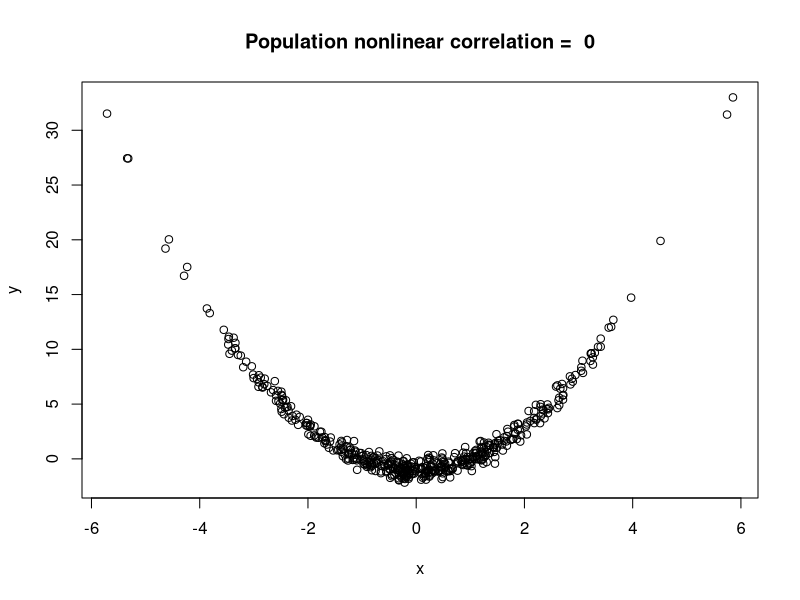
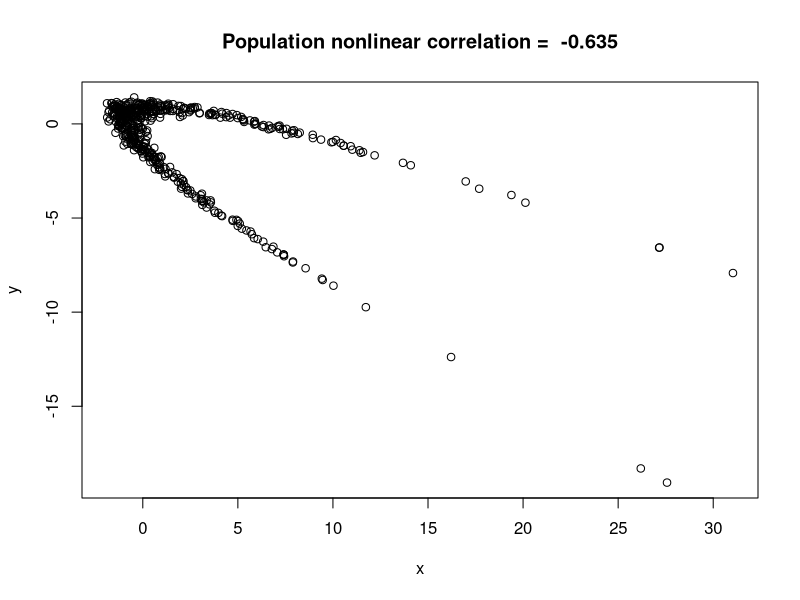

The R source for these figures, in order:
## ---- chunk 1
# Generate Bivariate Data with Nonlinear Relationship
gen_nonlinear <- function(n, muX, muY, sX, sY, angle){
  rotmat <- matrix(c(cos(angle), -sin(angle), sin(angle), cos(angle)),2,2)
  x <- rnorm(n, muX, sX)
  y <- x**2 + rnorm(n, muY, sY)
  df <- cbind(x,y)
  df <- df %*% rotmat
  df <- as.data.frame(df)
  names(df) <- c("x", "y")
  return(df)
}

# True correlation value for the nonlinear setting
cor_nonlinear <- function(muX, muY, sX, sY, angle){
  # muX and muY have no effect
  sQ <- sqrt(cos(angle)**2 * (2*sX**4 + 4*sX**2*muX**2 +  sY**2) + sin(angle)**2 * sX**2 + 2 * cos(angle)*sin(angle)*(2*sX**2*muX))
  sR <- sqrt(sin(angle)**2 * (2*sX**4 + 4*sX**2*muX**2 + sY**2) + cos(angle)**2 * sX**2 - 2 * cos(angle)*sin(angle)*(2*sX**2*muX))
  cov <- sin(angle)*cos(angle) * (sX**2 - (2*sX**4 + 4*sX**2*muX**2 + sY**2)) +
    (cos(angle)**2 - sin(angle)**2) * (2*sX**2*muX)
  cor <- round(cov/(sQ*sR), 4)
  return(cor)
}

## ---- chunk 2

#Ex2 question 1 (a)
#How does the angle parameter visually affect the data?
#angle = 0 

# Parameters:
SAMPLESEED <- 9886
SIMULATIONSEED <- 1021
n <- 500
muX <- 0
muY <- -1
sX  <- 1.8
sY  <- 0.5
rho <- 0.84
out <- 0.03
dev <- 3
angle <- 0

set.seed(SAMPLESEED)
df <- gen_nonlinear(n=n, muX=muX, muY=muY, sX=sX, sY=sY, angle=angle)
# population correlation in this setting 
rho <- cor_nonlinear(muX=muX, muY=muY, sX=sX, sY=sY, angle=angle)

plot(df, main=paste("Population nonlinear correlation = ", round(rho, 3)))

## ---- chunk 3

#Ex2 question 1 (a)
#How does the angle parameter visually affect the data?
#angle = -0.45 

# Parameters:
SAMPLESEED <- 9886
SIMULATIONSEED <- 1021
n <- 500
muX <- 0
muY <- -1
sX  <- 1.8
sY  <- 0.5
rho <- 0.84
out <- 0.03
dev <- 3
angle <- -2

set.seed(SAMPLESEED)
df <- gen_nonlinear(n=n, muX=muX, muY=muY, sX=sX, sY=sY, angle=angle)
# population correlation in this setting 
rho <- cor_nonlinear(muX=muX, muY=muY, sX=sX, sY=sY, angle=angle)

plot(df, main=paste("Population nonlinear correlation = ", round(rho, 3)))

